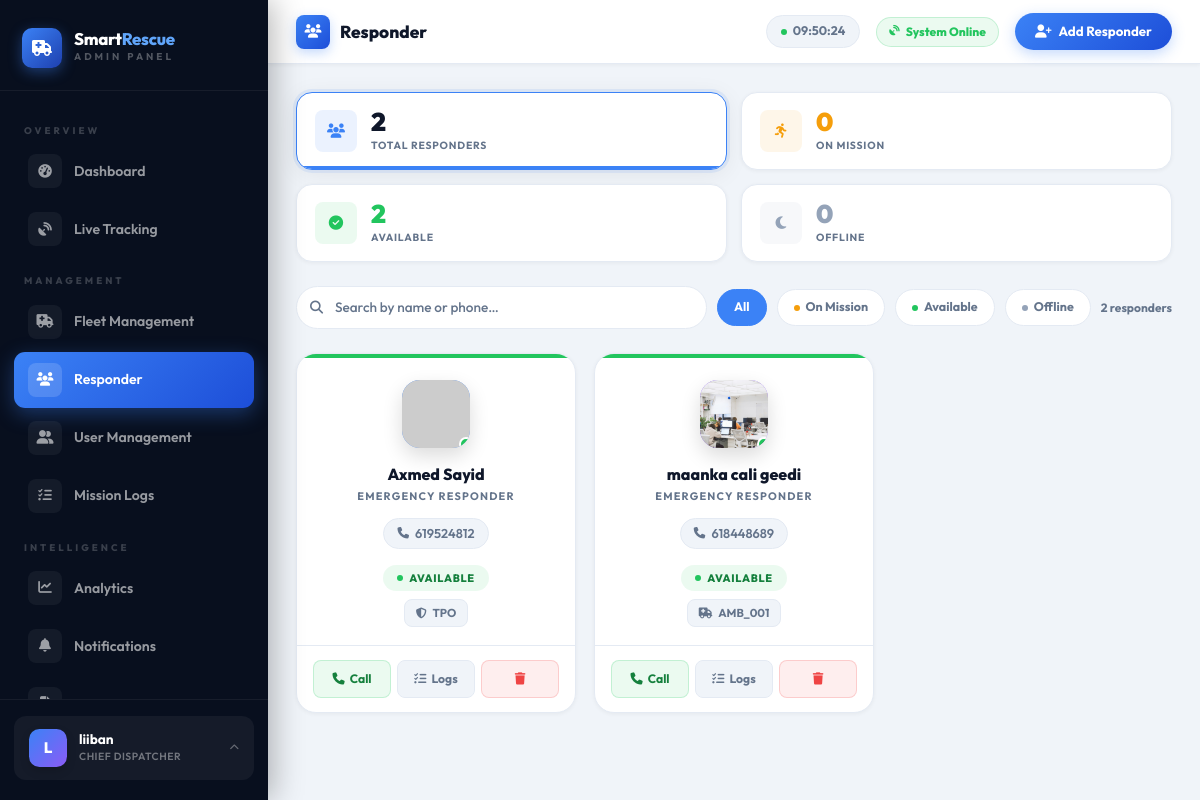
/admin/team.php (signed in), run on the app's committed database.
### tables this page shows
CREATE TABLE `system_settings` (
  `id` int(11) NOT NULL AUTO_INCREMENT,
  `setting_key` varchar(100) DEFAULT NULL,
  `setting_value` text DEFAULT NULL,
  `updated_at` timestamp NOT NULL DEFAULT current_timestamp() ON UPDATE current_timestamp(),
  PRIMARY KEY (`id`),
  UNIQUE KEY `setting_key` (`setting_key`)
);

CREATE TABLE `users` (
  `id` int(11) NOT NULL AUTO_INCREMENT,
  `fullname` varchar(100) NOT NULL,
  `phone` varchar(20) NOT NULL,
  `email` varchar(100) NOT NULL,
  `password` varchar(255) NOT NULL,
  `created_at` timestamp NOT NULL DEFAULT current_timestamp(),
  `role` varchar(50) NOT NULL DEFAULT 'user',
  `profile_image` varchar(255) DEFAULT NULL,
  `dark_mode` tinyint(1) DEFAULT 0,
  `medical_info` text DEFAULT NULL,
  `emergency_contacts` text DEFAULT NULL,
  `current_lat` decimal(10,8) DEFAULT NULL,
  `current_lng` decimal(11,8) DEFAULT NULL,
  `location_updated_at` timestamp NOT NULL DEFAULT current_timestamp() ON UPDATE current_timestamp(),
  `language` varchar(10) DEFAULT 'en',
  `date_format` varchar(10) DEFAULT 'dmy',
  `gps_enabled` tinyint(1) DEFAULT 1,
  `share_live_location` tinyint(1) DEFAULT 1,
  `location_history` tinyint(1) DEFAULT 0,
  `vibration_enabled` tinyint(1) DEFAULT 1,
  `notifications_enabled` tinyint(1) DEFAULT 1,
  `gps_access` tinyint(1) DEFAULT 1,
  `live_sos_location` tinyint(1) DEFAULT 1,
  `time_format_24h` tinyint(1) DEFAULT 1,
  `sound_alerts` tinyint(1) DEFAULT 1,
  `emergency_updates` tinyint(1) DEFAULT 1,
  `location_sharing` tinyint(1) DEFAULT 1,
  `auto_gps_tracking` tinyint(1) DEFAULT 1,
  `session_timeout` varchar(20) DEFAULT '30',
  `birth_date` date DEFAULT NULL,
  `gender` varchar(10) DEFAULT NULL,
  `last_session_id` varchar(255) DEFAULT NULL,
  PRIMARY KEY (`id`),
  UNIQUE KEY `email` (`email`)
);

CREATE TABLE `emergency_units` (
  `id` int(11) NOT NULL AUTO_INCREMENT,
  `status` enum('available','busy') DEFAULT 'available',
  `unit_name` varchar(100) DEFAULT NULL,
  `unit_type` varchar(50) DEFAULT NULL,
  `plate_number` varchar(50) DEFAULT NULL,
  `driver_id` int(11) DEFAULT NULL,
  `current_lat` decimal(10,8) DEFAULT NULL,
  `current_lng` decimal(11,8) DEFAULT NULL,
  PRIMARY KEY (`id`)
);

### admin/includes/lang.php (called while the page is built, shortened)
<?php
if (!isset($sys_lang)) {
    $sys_lang = 'en';
    if (isset($conn)) {
        if (function_exists('get_setting')) {
            $sys_lang = get_setting($conn, 'language', 'en');
        } else {
            $_lang_res = mysqli_query($conn, "SELECT setting_value FROM system_settings WHERE setting_key='language' LIMIT 1");
            if ($_lang_res && $_lang_row = mysqli_fetch_assoc($_lang_res)) {
                $sys_lang = $_lang_row['setting_value'] ?: 'en';
            }
        }
    }
}
function t($key) {
    global $translations, $sys_lang;
    $lang = $sys_lang ?? 'en';
    if (isset($translations[$lang][$key])) {
        return $translations[$lang][$key];
    }
    return $key;
}
?>

### admin/team.php (the view, shortened to what this page needs)
<?php
require_once '../config/db.php';
$q = "SELECT u.id, u.fullname, u.email, u.phone, u.profile_image, u.created_at,
             e.unit_name, e.unit_type, e.status as unit_status, e.id as unit_id
      FROM users u
      LEFT JOIN emergency_units e ON e.driver_id = u.id
      WHERE u.role = 'driver'
      ORDER BY u.fullname ASC";
$res = mysqli_query($conn, $q);
$team = [];
while ($row = mysqli_fetch_assoc($res)) $team[] = $row;
$total     = count($team);
$on_mission = count(array_filter($team, fn($t) => $t['unit_status'] === 'busy'));
$available  = count(array_filter($team, fn($t) => $t['unit_status'] === 'available'));
$offline    = count(array_filter($team, fn($t) => empty($t['unit_status']) || $t['unit_status'] === 'offline'));
?>
<!DOCTYPE html>
<html lang="en">
<head>
<link rel="stylesheet" href="https://cdnjs.cloudflare.com/ajax/libs/font-awesome/6.5.0/css/all.min.css">
<link rel="stylesheet" href="https://cdn.jsdelivr.net/npm/bootstrap@5.3.2/dist/css/bootstrap.min.css">
</head>
<body>
<?php include 'includes/sidebar.php'; ?>
<div class="main-wrapper">
  <header class="team-topbar">
    <div class="team-topbar-title">
      <div class="team-topbar-icon"><i class="fa fa-users"></i></div>
      Responder
    </div>
    <div class="topbar-clock" id="live-clock">
      <span class="clock-dot"></span>
      <span id="clock-time">--:--</span>
    </div>
    <div class="topbar-status"><i class="fa fa-satellite-dish" style="font-size:.65rem"></i> System Online</div>
    <a href="add_responder.php" class="btn-add-responder">
      <i class="fa fa-user-plus"></i> Add Responder
    </a>
  </header>
  <div class="content-area">
    <div class="stat-strip">
      <div class="stat-card active" id="stat-all" onclick="filterStatus('all',this,'')">
        <div class="stat-icon" style="background:rgba(59,130,246,.1);color:var(--accent)">
          <i class="fa fa-users"></i>
        </div>
        <div>
          <div class="stat-num"><?= $total ?></div>
          <div class="stat-label">Total Responders</div>
        </div>
      </div>
      <div class="stat-card" id="stat-busy" onclick="filterStatus('busy',this,'active-amber')">
        <div class="stat-icon" style="background:var(--amber-bg);color:var(--amber)">
          <i class="fa fa-person-running"></i>
        </div>
        <div>
          <div class="stat-num" style="color:var(--amber)"><?= $on_mission ?></div>
          <div class="stat-label">On Mission</div>
        </div>
      </div>
      <div class="stat-card" id="stat-available" onclick="filterStatus('available',this,'active-green')">
        <div class="stat-icon" style="background:var(--green-bg);color:var(--green)">
          <i class="fa fa-circle-check"></i>
        </div>
        <div>
          <div class="stat-num" style="color:var(--green)"><?= $available ?></div>
          <div class="stat-label">Available</div>
        </div>
      </div>
      <div class="stat-card" id="stat-offline" onclick="filterStatus('offline',this,'active-gray')">
        <div class="stat-icon" style="background:var(--gray-bg);color:var(--gray)">
          <i class="fa fa-moon"></i>
        </div>
        <div>
          <div class="stat-num" style="color:var(--gray)"><?= $offline ?></div>
          <div class="stat-label">Offline</div>
        </div>
      </div>
    </div>
    <div class="toolbar">
      <div class="search-wrap">
        <input type="text" class="search-input" id="team-search" placeholder="Search by name or phone…" oninput="doFilter()" autocomplete="off">
      </div>
      <button class="filter-pill active" id="fp-all"       onclick="filterStatus('all',       document.getElementById('stat-all'),       '')">All</button>
      <button class="filter-pill"        id="fp-busy"      onclick="filterStatus('busy',      document.getElementById('stat-busy'),      'active-amber')">
        <span class="fp-dot" style="background:var(--amber)"></span>On Mission
      </button>
      <button class="filter-pill"        id="fp-available" onclick="filterStatus('available', document.getElementById('stat-available'), 'active-green')">
        <span class="fp-dot" style="background:var(--green)"></span>Available
      </button>
      <button class="filter-pill"        id="fp-offline"   onclick="filterStatus('offline',   document.getElementById('stat-offline'),   'active-gray')">
        <span class="fp-dot" style="background:var(--gray)"></span>Offline
      </button>
      <span class="results-label" id="results-label"><?= $total ?> responder<?= $total !== 1 ? 's' : '' ?></span>
    </div>
    <div class="team-grid" id="team-grid">
      <?php if (empty($team)): ?>
      <div class="empty-state">
        <div class="empty-state-icon"><i class="fa fa-users"></i></div>
        <h3>No Responders Yet</h3>
        <p>Drivers registered via the auth system will appear here.<br>
           <a href="add_responder.php">Register your first responder →</a></p>
      </div>
      <?php else: ?>
      <?php
      $palette = [
          '#3b82f6','#8b5cf6','#ec4899','#f59e0b',
          '#22c55e','#ef4444','#06b6d4','#84cc16','#f97316'
      ];
      foreach ($team as $idx => $m):
          $us = strtolower($m['unit_status'] ?? 'offline');
          if ($us === 'busy') {
              $sLabel = 'On Mission'; $sBadge = 'sb-busy';
              $dotColor = '#f59e0b'; $barColor = '#f59e0b';
          } elseif ($us === 'available') {
              $sLabel = 'Available'; $sBadge = 'sb-available';
              $dotColor = '#22c55e'; $barColor = '#22c55e';
          } else {
              $sLabel = 'Offline'; $sBadge = 'sb-offline';
              $dotColor = '#94a3b8'; $barColor = '#94a3b8'; $us = 'offline';
          }
          $color = $palette[$idx % count($palette)];
          $initial = strtoupper(mb_substr($m['fullname'], 0, 1));
          $phone  = htmlspecialchars($m['phone'] ?? '');
          $search = strtolower(($m['fullname'] ?? '').' '.($m['phone'] ?? ''));
          $utype = strtolower($m['unit_type'] ?? '');
          $uIcon = str_contains($utype,'fire') ? 'fa-fire-extinguisher' : (str_contains($utype,'police') ? 'fa-shield-halved' : 'fa-truck-medical');
          $delay = ($idx * 50);
      ?>
      <div class="member-card"
           data-status="<?= $us ?>"
           data-search="<?= htmlspecialchars($search) ?>"
           style="animation-delay:<?= $delay ?>ms">
        <div class="card-accent-bar" style="background:<?= $barColor ?>"></div>
        <div class="card-body-inner">
          <div class="member-avatar" style="background:linear-gradient(135deg,<?= $color ?>,<?= $color ?>cc)">
            <?php if (!empty($m['profile_image'])): ?>
              <img src="../<?= htmlspecialchars($m['profile_image']) ?>" style="width:100%;height:100%;object-fit:cover;" alt="avatar" onerror="this.src='https://ui-avatars.com/api/?name=<?= urlencode($m['fullname']) ?>&background=<?= str_replace('#','',$color) ?>&color=fff'">
            <?php else: ?>
              <?= $initial ?>
            <?php endif; ?>
            <span class="avatar-status-dot" style="background:<?= $dotColor ?>"></span>
          </div>
          <div class="member-name"><?= htmlspecialchars($m['fullname']) ?></div>
          <div class="member-role">Emergency Responder</div>
          <a href="tel:<?= $phone ?>" class="member-phone">
            <i class="fa fa-phone" style="font-size:.72rem"></i>
            <?= $phone ?: 'No phone' ?>
          </a>
          <div>
            <span class="status-badge <?= $sBadge ?>">
              <span class="sb-dot" style="background:<?= $dotColor ?>"></span>
              <?= $sLabel ?>
            </span>
          </div>
          <?php if ($m['unit_name']): ?>
          <div>
            <span class="unit-tag">
              <i class="fa <?= $uIcon ?>"></i>
              <?= htmlspecialchars($m['unit_name']) ?>
            </span>
          </div>
          <?php else: ?>
          <div class="no-unit-tag"><i class="fa fa-circle-minus" style="margin-right:4px"></i>No unit assigned</div>
          <?php endif; ?>
        </div>
        <div class="card-divider"></div>
        <div class="card-actions">
          <a href="tel:<?= $phone ?>" class="ca-btn ca-call">
            <i class="fa fa-phone"></i> Call
          </a>
          <a href="view-requests.php" class="ca-btn ca-logs">
            <i class="fa fa-list-check"></i> Logs
          </a>
          <button onclick="openDeleteModal('delete_responder.php?id=<?= $m['id'] ?>')" class="ca-btn ca-delete">
            <i class="fa fa-trash"></i>
          </button>
        </div>
      </div>
      <?php endforeach; ?>
      <?php endif; ?>
    </div>
  </div>
</div>
</body>
</html>

### admin/includes/sidebar.php (shortened to what this page needs)
<?php
$current_page = basename($_SERVER['PHP_SELF']);
function navActive($page, $current) {
    return $page === $current ? 'active' : '';
}
if (!function_exists('t')) {
    require_once __DIR__ . '/lang.php';
}
?>
<aside class="sidebar">
    <a href="index.php" class="sidebar-brand">
        <div class="sidebar-brand-icon"><i class="fa fa-truck-medical"></i></div>
        <div>
            <div class="sidebar-brand-text">Smart<span>Rescue</span></div>
            <div class="sidebar-brand-sub"><?= t('Admin Panel') ?></div>
        </div>
    </a>
    <nav class="sidebar-nav">
        <div class="nav-section-label"><?= t('Overview') ?></div>
        <a href="index.php" class="nav-item-link <?= navActive('index.php', $current_page) ?>">
            <span class="nav-icon"><i class="fa fa-gauge-high"></i></span>
            <?= t('Dashboard') ?>
        </a>
        <a href="live-tracking.php" class="nav-item-link <?= navActive('live-tracking.php', $current_page) ?>">
            <span class="nav-icon"><i class="fa fa-satellite-dish"></i></span>
            <?= t('Live Tracking') ?>
        </a>
        <div class="nav-section-label"><?= t('Management') ?></div>
        <a href="fleet.php" class="nav-item-link <?= navActive('fleet.php', $current_page) ?>">
            <span class="nav-icon"><i class="fa fa-truck-medical"></i></span>
            <?= t('Fleet Management') ?>
        </a>
        <a href="team.php" class="nav-item-link <?= navActive('team.php', $current_page) ?>">
            <span class="nav-icon"><i class="fa fa-users"></i></span>
            <?= t('Responder') ?>
        </a>
        <a href="users.php" class="nav-item-link <?= navActive('users.php', $current_page) ?>">
            <span class="nav-icon"><i class="fa fa-user-group"></i></span>
            <?= t('User Management') ?>
        </a>
        <a href="view-requests.php" class="nav-item-link <?= navActive('view-requests.php', $current_page) ?>">
            <span class="nav-icon"><i class="fa fa-list-check"></i></span>
            <?= t('Mission Logs') ?>
        </a>
        <div class="nav-section-label"><?= t('Intelligence') ?></div>
        <a href="analytics.php" class="nav-item-link <?= navActive('analytics.php', $current_page) ?>">
            <span class="nav-icon"><i class="fa fa-chart-line"></i></span>
            <?= t('Analytics') ?>
        </a>
        <a href="notifications.php" class="nav-item-link <?= navActive('notifications.php', $current_page) ?>">
            <span class="nav-icon"><i class="fa fa-bell"></i></span>
            <?= t('Notifications') ?>
        </a>
        <a href="reports.php" class="nav-item-link <?= navActive('reports.php', $current_page) ?>">
            <span class="nav-icon"><i class="fa fa-file-lines"></i></span>
        </a>
    </nav>
    <div class="sidebar-footer">
        <div class="profile-dropdown-wrapper" id="pddWrapper">
            <div class="admin-profile-card" id="pddTrigger" role="button" aria-haspopup="true" aria-expanded="false">
                <div style="display:flex; align-items:center; gap:12px;">
                    <div class="admin-avatar">
                        <?php if(!empty($_SESSION['profile_image'])): ?>
                            <img src="../<?= htmlspecialchars($_SESSION['profile_image']) ?>" style="width:100%;height:100%;object-fit:cover;" alt="avatar">
                        <?php else: ?>
                            <?= strtoupper(substr($_SESSION['fullname'] ?? 'A', 0, 1)) ?>
                        <?php endif; ?>
                    </div>
                    <div>
                        <div class="admin-name"><?= htmlspecialchars($_SESSION['fullname'] ?? 'Admin') ?></div>
                        <div class="admin-role">Chief Dispatcher</div>
                    </div>
                </div>
                <i class="fa fa-chevron-up pdd-chevron" aria-hidden="true"></i>
            </div>
        </div>
    </div>
</aside>

### data on the page
system_settings: setting_value "ADMIN PANEL", setting_value "OVERVIEW", setting_value "Dashboard", setting_value "Live Tracking", setting_value "MANAGEMENT", setting_value "Fleet Management", setting_value "Responder", setting_value "User Management", setting_value "Mission Logs", setting_value "INTELLIGENCE", setting_value "Analytics", setting_value "Notifications"
users: fullname "Axmed Sayid", phone "619524812", emergency_units.status "AVAILABLE", emergency_units.unit_name "TPO"
users: profile_image (picture), fullname "maanka cali geedi", phone "618448689", emergency_units.status "AVAILABLE", emergency_units.unit_name "AMB_001"

### other printed values
substr($_SESSION['fullname'] ?? 'A', 0, 1) "L"
$_SESSION['fullname'] "liiban"
$total "2"
$on_mission "0"
$available "2"
$offline "0"
